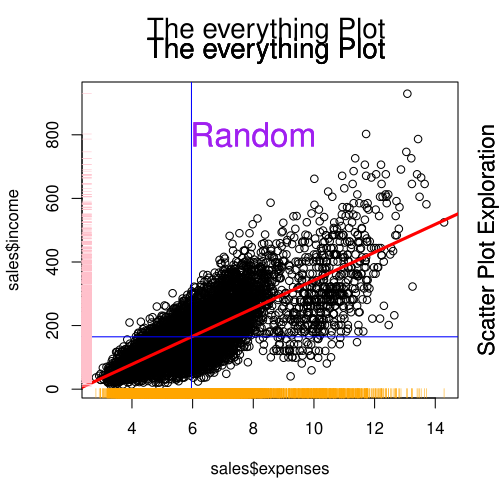

The script that drew this image:

#Multi Dimension plots, other cool stuff

#data.dir <- ""

sales <- read.csv(paste0(data.dir,"sales.csv"))
colnames(sales)

#what is the relationship between expenses and income

str(sales$expenses)
str(sales$income)
head(sales$expenses)
head(sales$income)

#2 measures usually use scatterplot
#cause/driver/predictor on X, action/outcome on Y
plot(sales$expenses,sales$income)
abline(lm(sales$income ~ sales$expenses), col = "red", lwd=3)
#positive relationship, in this case, more money spent is more money earned
abline(h=mean(sales$income),col="blue")
abline(v=mean(sales$expenses),col="blue")
#abline(V) = vertical line
#abline(h) = horizontal line
#side:1= bottom, 2=left,3=top,4=right
rug(sales$income,side=2,col="pink")
rug(sales$expense,side=1,col="orange")
#help(rug)
mtext("Scatter Plot Exploration", side=4,line=1,cex = 1.3) #margin text
mtext("The everything Plot ", side=3,line=2,cex = 1.7)
text(x=8,y=800, labels = "Random",col= "purple",cex=2) #text to plot

#What is relationship between income and type

str(sales$type)
table(sales$type)
str(sales$income)
#~ implies a formula
boxplot(sales$income ~ sales$type)
abline(h=mean(sales$income),col="red",lty=3)
abline(h=median(sales$income),col="blue",lty=2)
#boxplot is a more easier way to showcase categorical and numerical relation


#which region sells the most units

unique(sales$rep.region)
View(sales)

sum(sales$units.sold[sales$rep.region == "West"])
sum(sales$units.sold[sales$rep.region == "East"])
sum(sales$units.sold[sales$rep.region == "Central"])
sum(sales$units.sold[sales$rep.region == "North"])
sum(sales$units.sold[sales$rep.region == "South"])

units.ref.df<-aggregate(sales$units.sold, list(sales$rep.region),sum) #aggregrate returns a df

class(units.ref.df)
colnames(units.ref.df)<-c("reg","units")
#par(mfrow=c(1,2))
barplot(units.ref.df$units,names.arg = units.ref.df$reg)


units.ref.M<-tapply(sales$units.sold, list(sales$rep.region),sum) #tapply returns a matrix
barplot(units.ref.M)


units.ref.df
units.ref.M

#How do the units sold of red vs white wine differ by region

#units=numeric
#region = cat
#type = cat
units.ref.type.M<- tapply(sales$units.sold,list(sales$rep.region,sales$type),sum)
#stacked bar chart
barplot(units.ref.type.M)
barplot(units.ref.type.M,beside=TRUE)

units.ref.type.M<- tapply(sales$units.sold,list(sales$type,sales$rep.region),sum)
#stacked bar chart
barplot(units.ref.type.M)
barplot(units.ref.type.M,beside=TRUE,legend.text = rownames(units.ref.type.M))


#Is income growing over time for each region?

timeseries.M <- tapply(sales$income,list(sales$rep.region,sales$year),sum)
x<- as.numeric(colnames(timeseries.M))
options(scipen = 99) #overrides scientific notations
plot(x,timeseries.M[1,],xlab="Years",ylab = "income",type="l",ylim=c(0,max(timeseries.M)),
     col="red",lwd=3,bty="n")
lines(x,timeseries.M[2,],col="orange",lwd=3)
lines(x,timeseries.M[3,],col="blue",lwd=3)
lines(x,timeseries.M[4,],col="darkgreen",lwd=3)
lines(x,timeseries.M[5,],col="purple",lwd=3)
mtext("Wine Over Time",side=3,line=2,cex=1.5,lwd=3)

legend("bottomleft",legend=rownames(timeseries.M),lwd=3,col=c("red","orange","blue","darkgreen","purple"))
